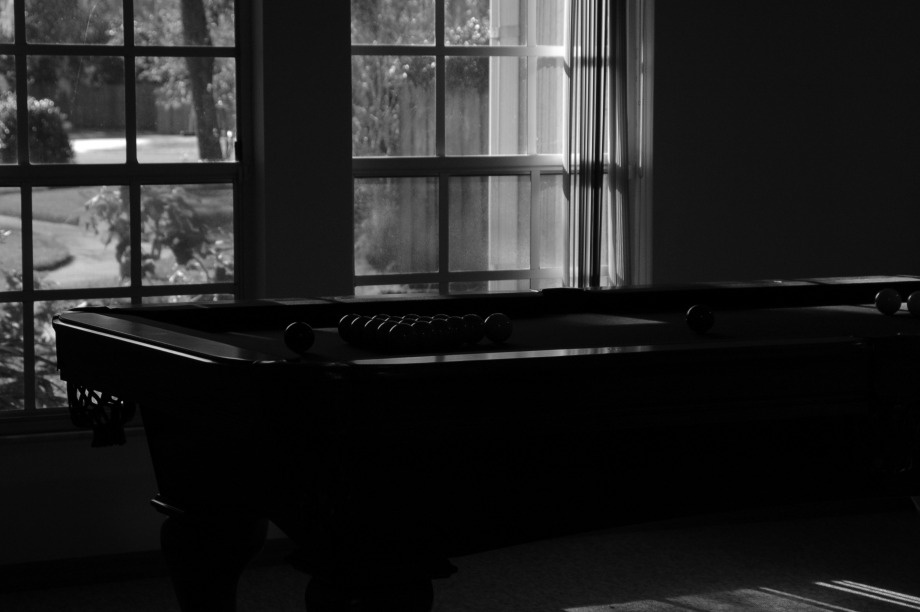
//> input picture C++/image processing/img/img1.jpg, 920 x 612 px
$ ./main   (built with g++ and OpenCV 4)
//> lines starting //> are read from the running program, lines starting //| are printed output that depends on the picture
#include<opencv2/core/core.hpp>
#include<opencv2/highgui/highgui.hpp>
#include<opencv2/imgproc/imgproc.hpp>
using namespace std;
using namespace cv;

Mat calcGrayHist(const Mat& image)
{

	Mat histogram = Mat::zeros(Size(256, 1), CV_32SC1);
	int rows = image.rows;
	int cols = image.cols;
	for (int r = 0; r < rows; r++)
	{
		for (int c = 0; c < cols; c++)
		{
			int index = int(image.at<uchar>(r, c));
			histogram.at<int>(0, index) += 1;
		}
	}
	return histogram;
}

Mat equalHist(Mat image)
{
	CV_Assert(image.type() == CV_8UC1); // 不相等則跳警告

	int rows = image.rows;
	int cols = image.cols;
	// 灰階直方圖
	Mat grayHist = calcGrayHist(image);
	// 累加灰階直方圖
	Mat zeroCumuMoment = Mat::zeros(Size(256, 1), CV_32SC1);
	for (int p = 0; p < 256; p++)
	{
		if (p == 0)
			zeroCumuMoment.at<int>(0, p) = grayHist.at<int>(0, 0);
		else
			zeroCumuMoment.at<int>(0, p) = zeroCumuMoment.at<int>(0, p - 1) + grayHist.at<int>(0, p);
	}
	// 根據累加直方圖的數值與全圖大小得到一比例關係
	// 根據這比例轉換灰階值
	Mat outPut_q = Mat::zeros(Size(256, 1), CV_8UC1);
	float cofficient = 256.0 / (rows * cols);
	for (int p = 0; p < 256; p++)
	{
		float q = cofficient * zeroCumuMoment.at<int>(0, p) - 1;
		if (q >= 0)
			outPut_q.at<uchar>(0, p) = uchar(floor(q));
		else
			outPut_q.at<uchar>(0, p) = 0;
	}

	Mat euqalHistImage = Mat::zeros(image.size(), CV_8UC1);
	for (int r = 0; r < rows; r++)
	{
		for (int c = 0; c < cols; c++)
		{
			int p = image.at<uchar>(r, c);
			euqalHistImage.at<uchar>(r, c) = outPut_q.at<uchar>(0, p);
			// 意思為 I'(index) = table( I(index) )
		}
	}
	return euqalHistImage;
}
int main(int argc, char* argv[])
{
	string str = "..//..//img//img1.jpg";
	Mat image = imread(str, IMREAD_GRAYSCALE);
//> image is the input picture: 612 rows x 920 cols, CV_8UC1; min 0, max 255, mean 35.3
	if (!image.data)
		return -1;
	imshow("org", image);

	Mat result = equalHist(image);
//> after the loop in calcGrayHist, `for (int r = 0; r < rows; r++)`: histogram = 256 values, max 103535 at index 1, min 20 at index 243, mean 2199.4
//> in equalHist, `Mat grayHist = calcGrayHist(image);`: grayHist has the same summary as histogram in calcGrayHist
//> after the loop in equalHist, `for (int p = 0; p < 256; p++)`: zeroCumuMoment = 256 values from 30283 to 563040
//> the loop in equalHist, `for (int p = 0; p < 256; p++)` made 256 passes
//> q on passes 1 to 3: 12.77, 59.84, 75.17
//> after the loop in equalHist, `for (int p = 0; p < 256; p++)`: outPut_q = 256 values from 12 to 255
//> after the loop in equalHist, `for (int r = 0; r < rows; r++)`:
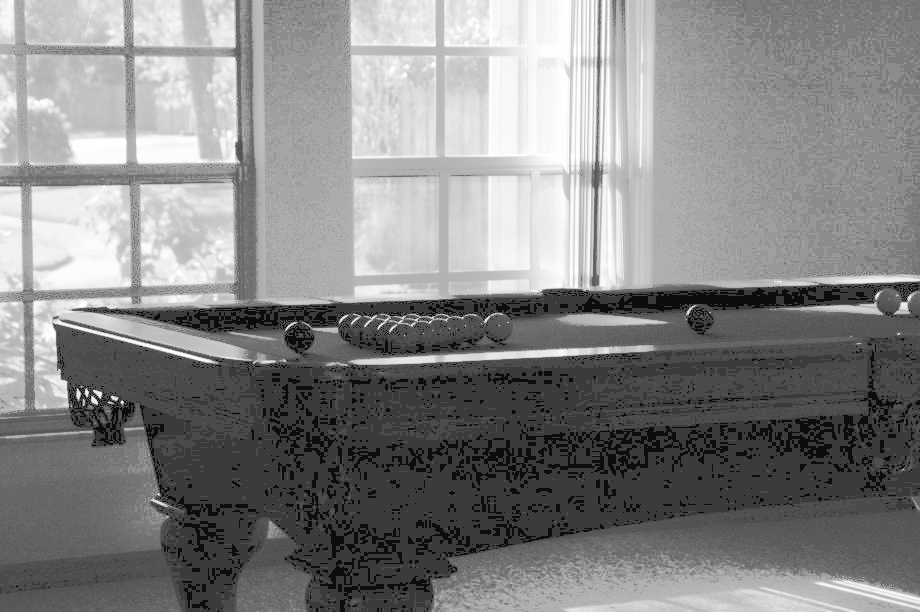
//> euqalHistImage: 612 rows x 920 cols, CV_8UC1; min 12, max 255, mean 133.1
	imshow("equal histogram", result);
	waitKey(0);
	return 0;
}

$ run again, with C++/image processing/img/img10.jpg copied over C++/image processing/img/img1.jpg
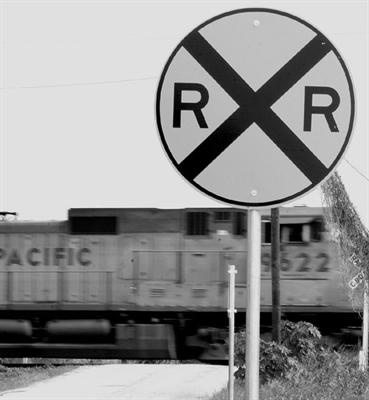
//> input picture C++/image processing/img/img10.jpg, 369 x 400 px
//> image is the input picture: 400 rows x 369 cols, CV_8UC1; min 0, max 250, mean 147.3
//> after the loop in calcGrayHist, `for (int r = 0; r < rows; r++)`: histogram = 256 values, max 35402 at index 224, min 0 at index 243, mean 576.6
//> grayHist has the same summary as histogram in calcGrayHist
//> after the loop in equalHist, `for (int p = 0; p < 256; p++)`: zeroCumuMoment = 256 values from 3246 to 147600
//> the loop in equalHist, `for (int p = 0; p < 256; p++)` made 256 passes
//> q on passes 1 to 3: 4.63, 7.32, 9.33
//> after the loop in equalHist, `for (int p = 0; p < 256; p++)`: outPut_q = 256 values from 4 to 255
//> after the loop in equalHist, `for (int r = 0; r < rows; r++)`:
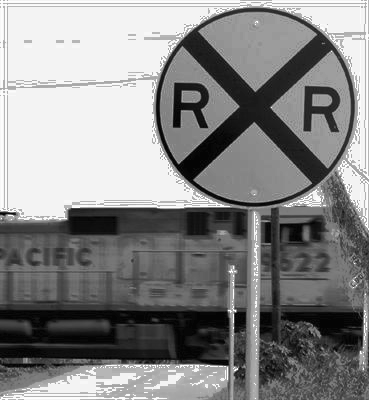
//> euqalHistImage: 400 rows x 369 cols, CV_8UC1; min 4, max 255, mean 134.5

$ run again, with C++/image processing/img/img11.jpg copied over C++/image processing/img/img1.jpg
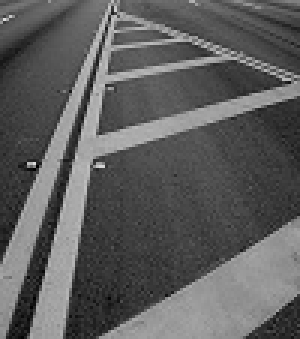
//> input picture C++/image processing/img/img11.jpg, 100 x 113 px (shown 3 times larger)
//> image is the input picture: 113 rows x 100 cols, CV_8UC1; min 0, max 221, mean 93.5
//> after the loop in calcGrayHist, `for (int r = 0; r < rows; r++)`: histogram = 256 values, max 206 at index 62, min 0 at index 4, mean 44.14
//> grayHist has the same summary as histogram in calcGrayHist
//> after the loop in equalHist, `for (int p = 0; p < 256; p++)`: zeroCumuMoment = 256 values from 2 to 11300
//> the loop in equalHist, `for (int p = 0; p < 256; p++)` made 256 passes
//> q on passes 1 to 3: -0.955, -0.932, -0.909
//> after the loop in equalHist, `for (int p = 0; p < 256; p++)`: outPut_q = 256 values from 0 to 255
//> after the loop in equalHist, `for (int r = 0; r < rows; r++)`:
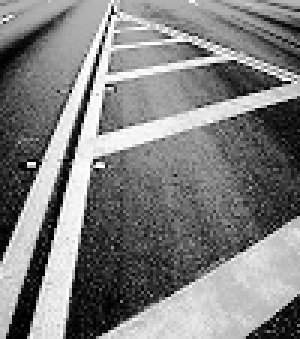
//> euqalHistImage: 113 rows x 100 cols, CV_8UC1 (shown 3 times larger); min 0, max 255, mean 127.8

$ run again, with C++/image processing/img/img12.jpg copied over C++/image processing/img/img1.jpg
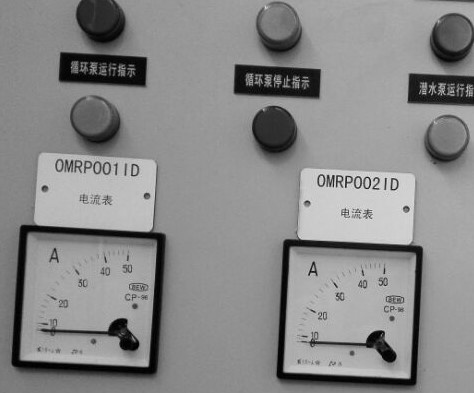
//> input picture C++/image processing/img/img12.jpg, 474 x 393 px
//> image is the input picture: 393 rows x 474 cols, CV_8UC1; min 0, max 247, mean 136.8
//> after the loop in calcGrayHist, `for (int r = 0; r < rows; r++)`: histogram = 256 values, max 5130 at index 151, min 0 at index 230, mean 727.7
//> grayHist has the same summary as histogram in calcGrayHist
//> after the loop in equalHist, `for (int p = 0; p < 256; p++)`: zeroCumuMoment = 256 values from 136 to 186282
//> the loop in equalHist, `for (int p = 0; p < 256; p++)` made 256 passes
//> q on passes 1 to 3: -0.813, -0.654, -0.377
//> after the loop in equalHist, `for (int p = 0; p < 256; p++)`: outPut_q = 256 values from 0 to 255
//> after the loop in equalHist, `for (int r = 0; r < rows; r++)`:
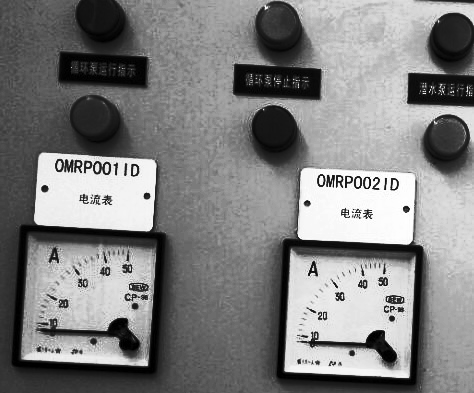
//> euqalHistImage: 393 rows x 474 cols, CV_8UC1; min 0, max 255, mean 128.1
